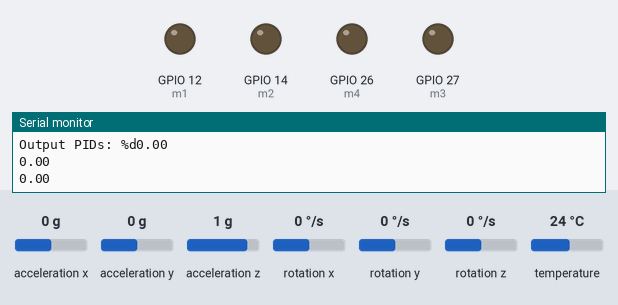
The program below on a simulated ESP32. Shown: output pins drawn as LEDs (lit = HIGH), the last lines printed to the serial monitor. Inputs (shaded band) come from the test bench; at power-on: acceleration z 1 g, rotation x 0 °/s, rotation y 0 °/s, acceleration x 0 g, acceleration y 0 g, rotation z 0 °/s, temperature 24 °C.

Above: at 1.3 s.
1.4 s: acceleration z set to -1.4 g
At 1.9 s:
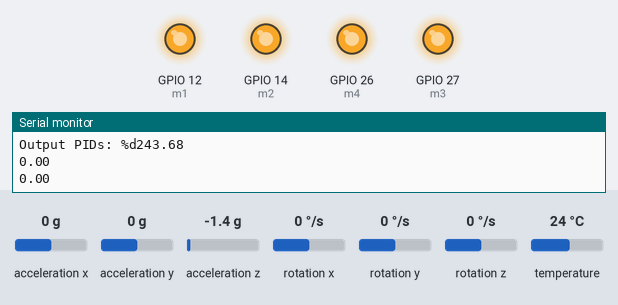
4.4 s: acceleration z set to 0.8 g
6.0 s: rotation x set to -192 °/s
At 7.7 s:
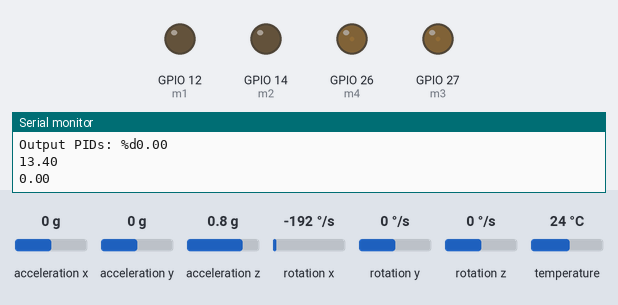
8.0 s: rotation y set to -192 °/s
At 8.4 s:
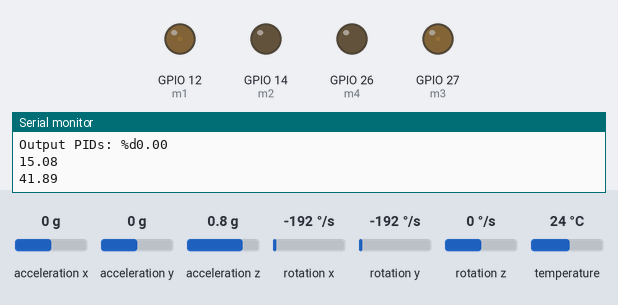
11.0 s: rotation x set to 100 °/s
At 11.4 s:
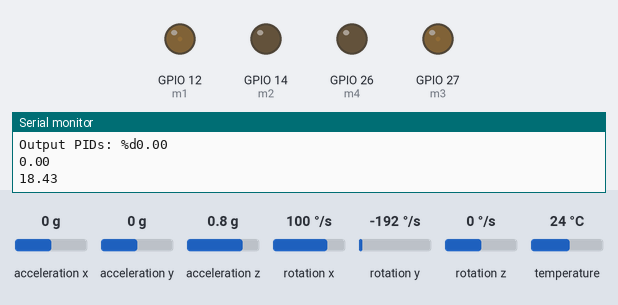
13.6 s: rotation y set to 100 °/s
At 14.5 s:
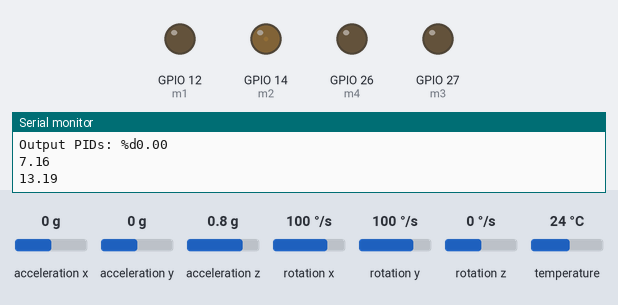
Timing chart, 0 to 18.6 s (numbered marks = the images above; inputs shaded):
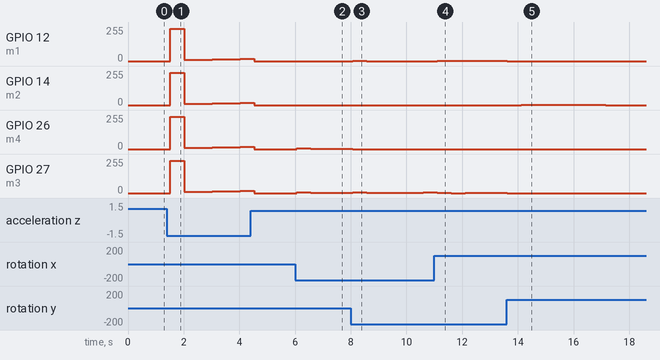

Measured:
- after the input at 1.4 s, GPIO 12 (m1), GPIO 14 (m2), GPIO 26 (m4), GPIO 27 (m3): 0/255 → 243/255 after 0.12 s, → 9/255 0.50 s later, → 11/255 0.50 s later, → 13/255 0.50 s later, … (6 changes in this stretch)
- after the input at 6.0 s, GPIO 26 (m4), GPIO 27 (m3): 0/255 → 4/255 after 0.05 s, → 1/255 0.50 s later
- after the input at 8.0 s, GPIO 12 (m1): 0/255 → 2/255 after 0.07 s, → 0/255 0.50 s later; GPIO 26 (m4): 1/255 → 0/255 after 0.07 s; GPIO 27 (m3): 1/255 → 5/255 after 0.07 s, → 2/255 0.50 s later, → 3/255 0.50 s later, → 4/255 1.5 s later
- after the input at 11.0 s, GPIO 12 (m1): 0/255 → 1/255 after 0.10 s, → 3/255 0.50 s later; GPIO 27 (m3): 4/255 → 1/255 after 0.10 s, → 0/255 0.50 s later, → 1/255 0.50 s later
- after the input at 13.6 s, GPIO 12 (m1): 3/255 → 0/255 at once; GPIO 14 (m2): 0/255 → 2/255 after 0.52 s, → 1/255 0.50 s later, → 0/255 2.5 s later

The program:

main.cpp
```cpp
#include <Adafruit_MPU6050.h>
#include <Adafruit_Sensor.h>

#include <PID_v1.h>

Adafruit_MPU6050 mpu;

#define m1 12 //-x +y
#define m2 14 //+x +y
#define m3 27 //-x -y
#define m4 26 //+x -y

double clamp(double d, double min, double max) {
  const double t = d < min ? min : d;
  return t > max ? max : t;
}

double AzSetpoint, AzInput, AzOutput;
double RxSetpoint, RxInput, RxOutput;
double RySetpoint, RyInput, RyOutput;

PID AzPID(&AzInput, &AzOutput, &AzSetpoint, 2,5,1, DIRECT);
PID RxPID(&RxInput, &RxOutput, &RxSetpoint, 2,5,1, DIRECT);
PID RyPID(&RyInput, &RyOutput, &RySetpoint, 2,5,1, DIRECT);

void setup() {

  Serial.begin(115200);

  while (!mpu.begin()) { //Initialize the MPU-6050 sensor.

    Serial.println("Sensor init failed for now");
    delay(1000);
  }

  Serial.println("found!");

  pinMode(m1, OUTPUT);
  pinMode(m2, OUTPUT);
  pinMode(m3, OUTPUT);
  pinMode(m4, OUTPUT);

  AzPID.SetMode(AUTOMATIC);
  RxPID.SetMode(AUTOMATIC);
  RyPID.SetMode(AUTOMATIC);

  AzSetpoint = -10.4; // g to maintain
  RxSetpoint = 0.0; //rotx
  RySetpoint = 0.0; //roty
}

double t1 = 0.0, t2 = 0.0, t3 = 0.0, t4 = 0.0;
double RxGain = 0.1, RyGain = 0.1;
int Dir = 1;


void loop() {
  sensors_event_t a, g, temp;
  mpu.getEvent(&a, &g, &temp);

  Serial.println("Acceleration Z: ");
  Serial.println(a.acceleration.z);

  Serial.println("Rotation X,Y: ");

  Serial.println(g.gyro.x);
  Serial.println(g.gyro.y);

  AzInput = a.acceleration.z;
  RxInput = g.gyro.x;
  RyInput = g.gyro.y;

  AzPID.Compute();
  RxPID.Compute();
  RyPID.Compute();

  Serial.print("Output PIDs: %d");

  Serial.println(AzOutput);
  Serial.println(RxOutput);
  Serial.println(RyOutput);

  //altitude control

  t1 = AzOutput;
  t2 = AzOutput;
  t3 = AzOutput;
  t4 = AzOutput;

  //Rx gyro control
  if (RxInput >= 0) Dir = 1;
  else Dir = -1;

  t1 += RxOutput * RxGain * Dir;
  t2 += RxOutput * RxGain * Dir;
  t3 += RxOutput * RxGain * -Dir;
  t4 += RxOutput * RxGain * -Dir;


  //Ry gyro control
  if (RyInput >= 0) Dir = 1;
  else Dir = -1;

  t1 += RyOutput * RxGain * -Dir;
  t2 += RyOutput * RxGain * Dir;
  t3 += RyOutput * RxGain * -Dir;
  t4 += RyOutput * RxGain * Dir;

  analogWrite(m1, t1);
  analogWrite(m2, t2);
  analogWrite(m3, t3);
  analogWrite(m4, t4);

  delay(500); // MPU SAMPLE LIMIT
}
```
